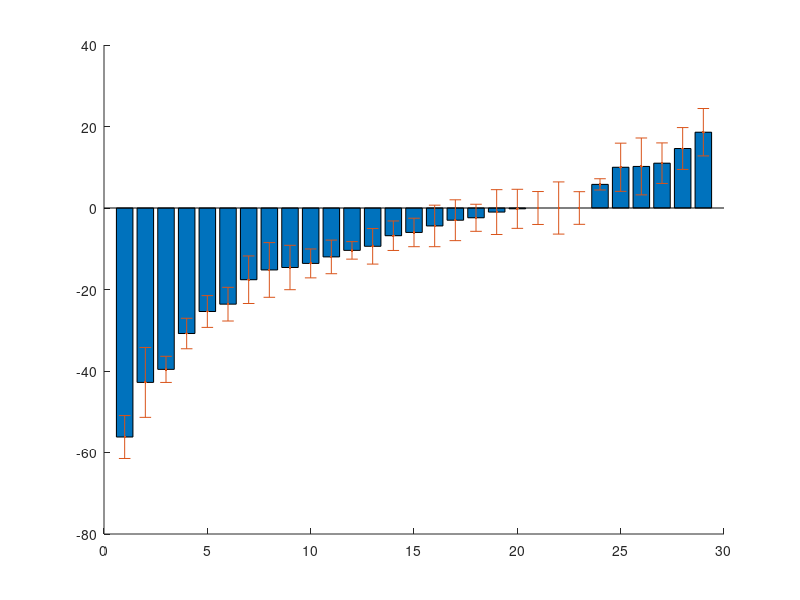

The MATLAB script that drew this image: (Note: this script raises an error after producing the figure.)
% clear all
cd('C:\Users\Bob2.0\Desktop\Figure2CodeandWorkspaces')
load('CorrectlyLabeled01212021aggregatedlawnleavingdataATRnoATR.mat')
ATR = {}; NoATR = {}; Names = {};
ATR{1} = ATR06152019;  NoATR{1} = NoATR06152019; Name{1} = 'Dop-2';
ATR{2} = ATR06282019;  NoATR{2} = NoATR06282019; Name{2} = 'flp-21';
ATR{3} = ATR06302019;  NoATR{3} = NoATR06302019; Name{3} = 'ttx-3';
ATR{4} = ATR11082020; NoATR{4} = NoATR11082020; Name{4} = 'str-2';
ATR{5} = ATR08012019; NoATR{5} = NoATR08012019; Name{5} = 'flp-3';
ATR{6} = ATR08072019; NoATR{6} = NoATR08072019; Name{6} = 'flp-22';
ATR{7} = ATR08182019; NoATR{7} = NoATR08182019; Name{7} = 'flp-19';
ATR{8} = ATR08122019; NoATR{8} = NoATR08122019; Name{8} = 'mpz-prom1';
ATR{9} = ATR09022019; NoATR{9} = NoATR09022019; Name{9} = 'flp-11';
ATR{10} = ATR09092019; NoATR{10} = NoATR09092019; Name{10} = 'flp-12';
ATR{11} = ATR09232019; NoATR{11} = NoATR09232019; Name{11} = 'flp-4';
ATR{12} = ATR09242019; NoATR{12} = NoATR09242019; Name{12} = 'inx-4';
ATR{13} = ATR10052019; NoATR{13} = NoATR10052019; Name{13} = 'flp-7';
ATR{14} = ATR10072019; NoATR{14} = NoATR10072019; Name{14} = 'mod-1';
ATR{15} = ATR10222019; NoATR{15} = NoATR10222019; Name{15} = 'mbr-1';
ATR{16} = ATR10272019; NoATR{16} = NoATR10272019; Name{16} = 'ser2p2';
ATR{17} = ATR11252019; NoATR{17} = NoATR11252019; Name{17} = 'lin-11';
ATR{18} = ATR11292019; NoATR{18} = NoATR11292019; Name{18} = 'sra-11';
ATR{19} = ATR12012019; NoATR{19} = NoATR12012019; Name{19} = 'mgl-1';
ATR{20} = ATR12042019; NoATR{20} = NoATR12042019; Name{20} = 'opt-3';
ATR{21} = ATR12192019; NoATR{21} = NoATR12192019; Name{21} = 'nmr-1';
ATR{22} = ATR01142020; NoATR{22} = NoATR01142020; Name{22} = 'rig-5';
ATR{23} = ATR01272020; NoATR{23} = NoATR01272020; Name{23} = 'npr-4';
ATR{24} = ATR01282020; NoATR{24} = NoATR01282020; Name{24} = 'ser2-p3';
ATR{25} = ATR12172019; NoATR{25} = NoATR12172019; Name{25} = 'odr-2(16)';
ATR{26} = ATR02252020; NoATR{26} = NoATR02252020; Name{26} = 'sams-5';
ATR{27} = ATR02292020; NoATR{27} = NoATR02292020; Name{27} = 'gpa-14';
ATR{28} = ATR03062020; NoATR{28} = NoATR03062020; Name{28} = 'odr-2(18)';
ATR{29} = ATR07172020; NoATR{29} = NoATR07172020; Name{29} = 'mgl-3';
wildtype73_10col = LL03102020;
%%
clearvars -except wildtype73_10col NoATR ATR Name
STP = 1;
ETP = 18;
%%
%Area under curve calculations
%Area between curve initialized
ABC = {};
ABCmean = [];
ABCstdev = [];
for i = 1:length(ATR)
    clear AUCATR; AUCATR = sum(ATR{i}(:,STP:ETP)');
    clear AUCnoATR; AUCnoATR = sum(NoATR{i}(:,STP:ETP)');
    clear ABCtemp; ABCtemp = [];
    for n = 1:5
        for m = 1:5
            ABCtemp = [ABCtemp AUCATR(m) - AUCnoATR(n)];
        end
    end   
    ABC{i} = ABCtemp;
    ABCmean = [ABCmean mean(ABCtemp)];
    ABCstdev = [ABCstdev std(ABCtemp)/sqrt(length(ABCtemp))];
end

%%
%Way 1 of calculating area between curves for control
%split 10 colonies into 2 sets of 5 and compare.
allcombinationsATR = nchoosek([1:10],5);
fivecontrolABC = [];
for i = 1:length(allcombinationsATR)
    allcombinationsNoATR = setdiff([1:10],allcombinationsATR(i,:));
    fivecontrolABC = [fivecontrolABC sum(mean(wildtype73_10col(allcombinationsATR(i,:),[STP:ETP])) - mean(wildtype73_10col(allcombinationsNoATR,[STP:ETP])))];
end

ABCcontrol1 = fivecontrolABC
ABCcontrolmean1 = mean(ABCcontrol1);
ABCcontrolstd1 = std(ABCcontrol1);

%%
%Generate the phenotype graphs
[sortedphenotypes,Sortedpromoterorder] = sort(ABCmean);
figure
hold on
bar([1:29],sortedphenotypes);
errorbar([1:29],sortedphenotypes,ABCstdev(Sortedpromoterorder),'.','Color', 'k')
xticks([1:29])
xticklabels(Name(Sortedpromoterorder));
xtickangle(90)
h=fill([0 0 30 30],[-ABCcontrolstd1 ABCcontrolstd1 ABCcontrolstd1 -ABCcontrolstd1],'k');
h.FaceAlpha=0.3;

%%
%Organize all the neurons
[numbers, TEXT, linenamesfromfile] = xlsread('donelines03172020.xlsx','A2:A30');
[numbers, TEXT,neuronlistpromoters] = xlsread('donelines03172020.xlsx','B2:B30');
AllneuronsNotunique = {};
Stringsplitneuronnames = {};
for i =1:length(neuronlistpromoters)
AllneuronsNotunique = [AllneuronsNotunique strsplit(neuronlistpromoters{i},{';' ' '})];
Stringsplitneuronnames{i} = strsplit(neuronlistpromoters{i},{';' ' '});
end
AllneuronsNotunique
Uniqueneurons = unique(AllneuronsNotunique);

Measurementmatrix = zeros(length(linenamesfromfile),length(Uniqueneurons));
Measurementanotation = {};
for i = 1:length(Stringsplitneuronnames)
    Rowindex = i;
    for j = 1:length(Stringsplitneuronnames{i})
        Colindex = find(strcmp(Uniqueneurons,Stringsplitneuronnames{i}(j)));
        Measurementmatrix(Rowindex,Colindex) = 1;
    end
end

figure;
Measurementmatrixfig = heatmap(Uniqueneurons,linenamesfromfile,Measurementmatrix,'GridVisible','off','ColorbarVisible','off')

%%
fileIDnew = fopen('Uniqueneuronnames.txt','w');
for i = 1:length(Uniqueneurons)-1
    fprintf(fileIDnew,'%s', Uniqueneurons{i})
    fprintf(fileIDnew,',')
end
fprintf(fileIDnew,'%s', Uniqueneurons{end})
fclose(fileIDnew);

%%
fileIDnew = fopen('Uniqueneuronnames.txt','w');
for i = 1:length(Uniqueneurons)
    fprintf(fileIDnew,'%s ', Uniqueneurons{i})
end
fclose(fileIDnew);


%%
%print out data to be used by python script
fileID = fopen('Measurementmatrix10102020.txt','w');
for i = 1:29
    temp = Measurementmatrix(i,:);
    fprintf(fileID,'%d,',round(temp(1:end-1)));
    fprintf(fileID,'%d',round(temp(end)));
    fprintf(fileID,'\n')
end
fclose(fileID);

%%
%do they come from same distribution?
probabilityforeachline = [];
for i = 1:29
    [h,p] = ttest2(ABC{i},ABCcontrol2)
    probabilityforeachline = [probabilityforeachline p];
end
%%
%Generate phenotypes
ZstaticABC = [];
probabilityttest = [];
propagatederror = [];
for i = 1:length(ABC)
    [h,p,ci,stats] = ttest2(ABCcontrol2,ABC{i});
    errorZtemp = sqrt(((std(ABCcontrol2)^2)/(length(ABCcontrol2))) + ((std(ABC{i})^2)/(length(ABC{i}))));
    ZstaticABC = [ZstaticABC ABCmean(i)/errorZtemp];
    probabilityttest = [probabilityttest p];
end
[sortedphenotypes,Sortedpromoterorder] = sort(ZstaticABC);
figure
hold on
bar([1:29],sortedphenotypes);xticks([1:29])
xticklabels(Name(Sortedpromoterorder));
xtickangle(90)



%%
probabilityZ = (2*(1-normcdf(abs(ZstaticABC))));
ZstaticABC1percent = ZstaticABC.*(probabilityZ < 0.01/length(ABC));

[sortedphenotypes,Sortedpromoterorder] = sort(ABCmean);
figure
hold on
bar([1:29],sortedphenotypes);
errorbar([1:29],sortedphenotypes,ABCstdev(Sortedpromoterorder),'.','Color', 'k')
xticks([1:29])
xticklabels(Name(Sortedpromoterorder));
xtickangle(90)
h=fill([0 0 30 30],[-ABCcontrolstd1 ABCcontrolstd1 ABCcontrolstd1 -ABCcontrolstd1],'k');
h.FaceAlpha=0.3;

%%
figure; 
y1 = mean(ATR{1}(:,1:18),1)/10;
y1error = std(ATR{1}(:,1:18),1)/(10*sqrt(5));
y2 = mean(NoATR{1}(:,1:18),1)/10;
y2error = std(NoATR{1}(:,1:18),1)/(10*sqrt(5));
x = [STP:1:ETP];
patch([x fliplr(x)], [y1 fliplr(y2)], 'k','FaceAlpha',.3)
hold on;
errorbar(x,y1,y1error,'r');
errorbar(x,y2,y2error,'b');
ylim([0 1.2])
%legend({'ATR','No ATR'})
plot([1 3],[1.1 1.1],'g','LineWidth',3)
ylabel('Fractional Lawn Occupancy')
xlabel('Time (hours)')
